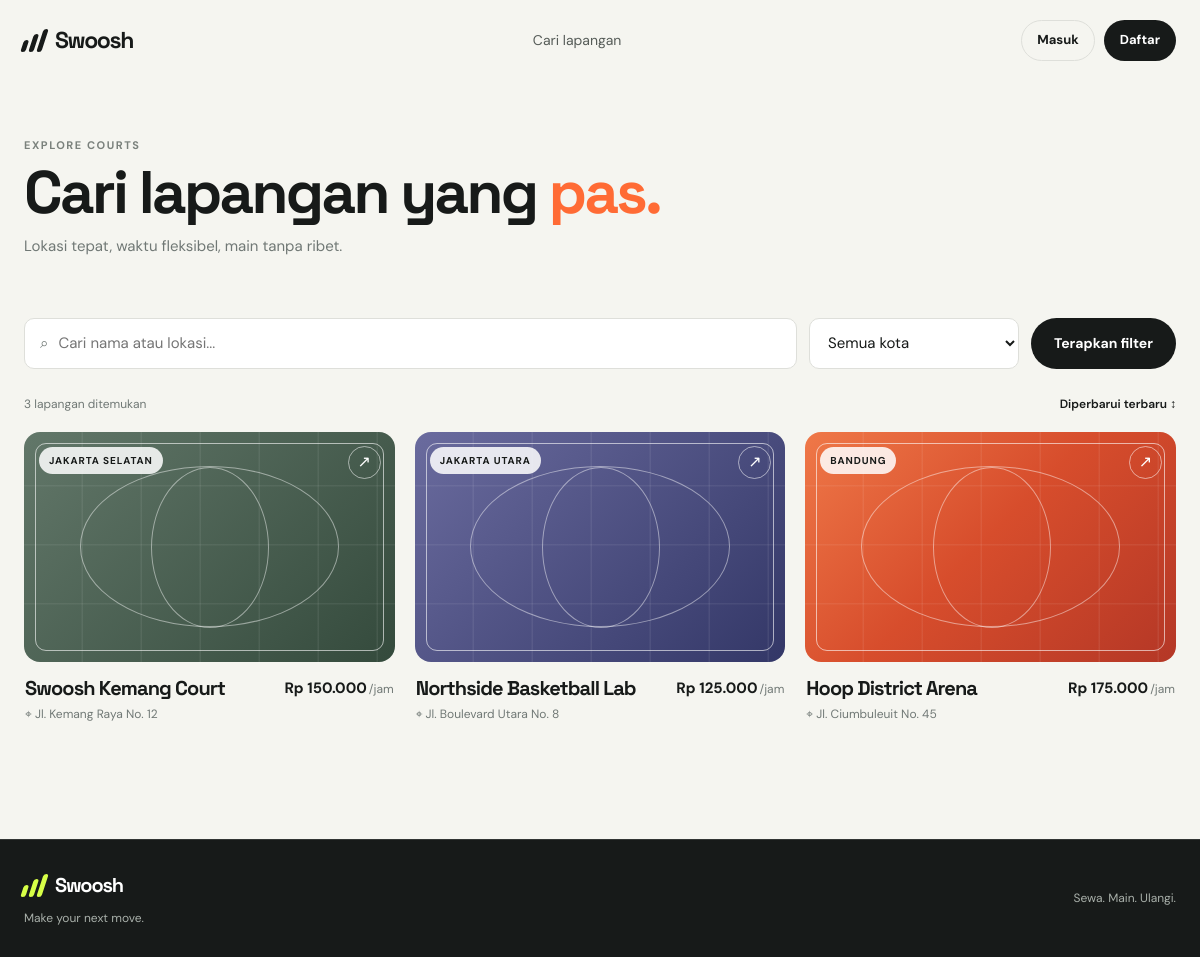
Page /?route=fields on the earlier database version.
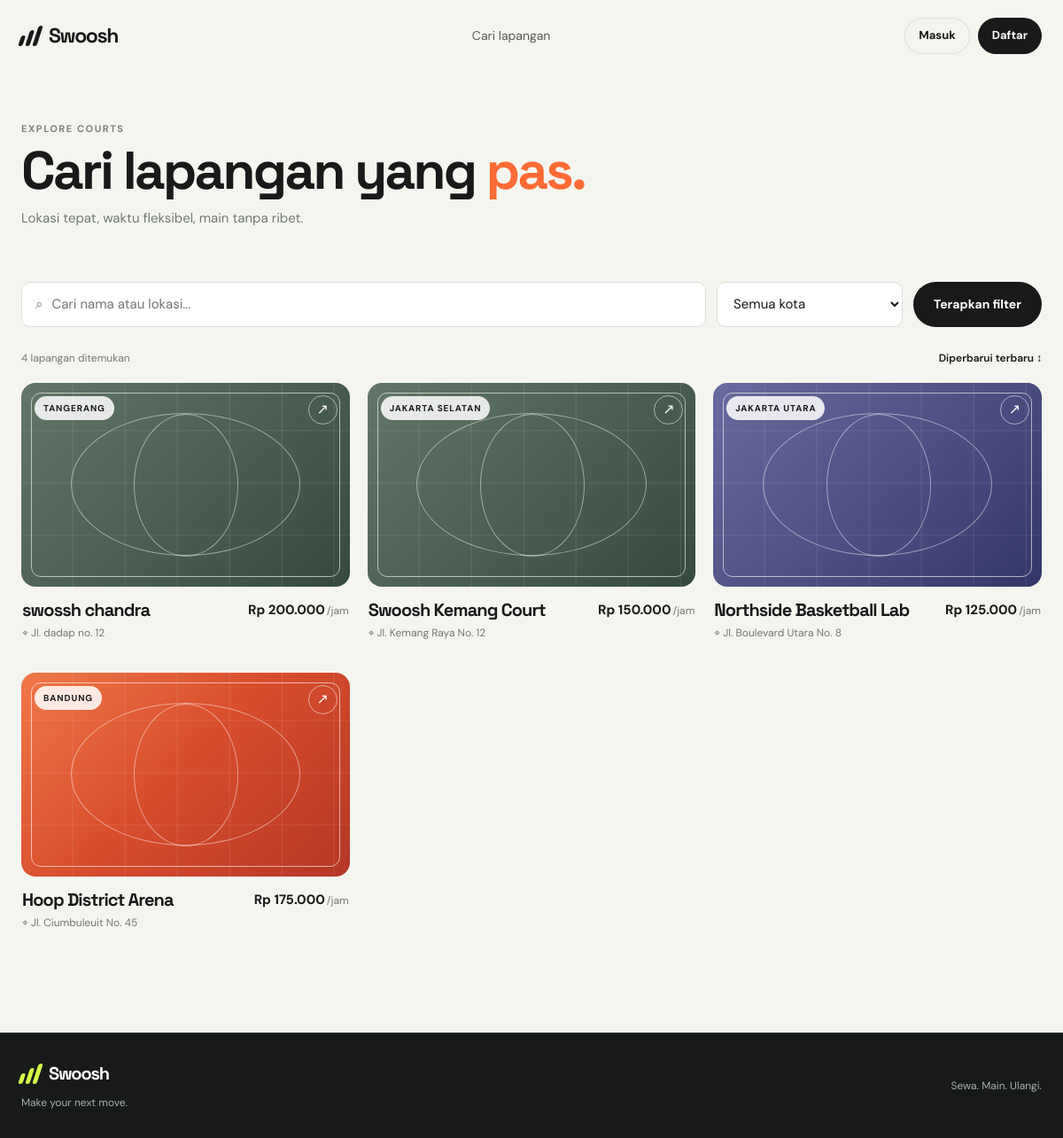
Same page on the later database version.
### tables this page shows
CREATE TABLE `fields` (
  `id` int UNSIGNED NOT NULL,
  `owner_id` int UNSIGNED NOT NULL,
  `name` varchar(160) NOT NULL,
  `description` text,
  `location` varchar(190) NOT NULL,
  `city` varchar(100) NOT NULL,
  `price_per_hour` int UNSIGNED NOT NULL,
  `open_time` time NOT NULL DEFAULT '08:00:00',
  `close_time` time NOT NULL DEFAULT '22:00:00',
  `amenities` varchar(255) DEFAULT NULL,
  `image_url` varchar(500) DEFAULT NULL,
  `is_active` tinyint(1) NOT NULL DEFAULT '1',
  `created_at` timestamp NOT NULL DEFAULT CURRENT_TIMESTAMP,
  `updated_at` timestamp NOT NULL DEFAULT CURRENT_TIMESTAMP ON UPDATE CURRENT_TIMESTAMP
);

### app/core/Controller.php (called while the page is built, shortened)
<?php
abstract class Controller
{
    protected function view(string $view, array $data = []): void
    {
        extract($data);
        require APP_PATH . '/views/' . $view . '.php';
    }
}

### app/controllers/FieldController.php (called while the page is built, shortened)
<?php
final class FieldController extends Controller
{
    public function index(): void
    {
        $model = new Field();
        $this->view('fields/index', [
            'title' => 'Temukan lapangan',
            'fields' => $model->all($_GET),
            'cities' => $model->cities(),
        ]);
    }
}

### public/index.php (called while the page is built, shortened)
<?php
require_once APP_PATH . '/core/bootstrap.php';
$route = trim($_GET['route'] ?? '', '/');
$routes = [
    '' => [HomeController::class, 'index'],
    'dashboard' => [HomeController::class, 'dashboard'],
    'login' => [AuthController::class, 'showLogin'],
    'login/submit' => [AuthController::class, 'login'],
    'register' => [AuthController::class, 'showRegister'],
    'register/submit' => [AuthController::class, 'register'],
    'logout' => [AuthController::class, 'logout'],
    'fields' => [FieldController::class, 'index'],
    'field/show' => [FieldController::class, 'show'],
    'booking/store' => [BookingController::class, 'store'],
    'booking/slots' => [BookingController::class, 'slots'],
    'bookings' => [BookingController::class, 'mine'],
    'calendar' => [BookingController::class, 'calendar'],
    'booking/cancel' => [BookingController::class, 'cancel'],
    'payment/checkout' => [PaymentController::class, 'checkout'],
    'payment/demo-complete' => [PaymentController::class, 'completeDemo'],
    'payment/webhook' => [PaymentController::class, 'webhook'],
    'admin/fields' => [AdminController::class, 'fields'],
    'admin/bookings' => [AdminController::class, 'bookings'],
    'admin/booking/status' => [AdminController::class, 'updateBooking'],
    'admin/fields/create' => [FieldController::class, 'create'],
    'admin/fields/store' => [FieldController::class, 'store'],
    'admin/fields/edit' => [FieldController::class, 'edit'],
    'admin/fields/update' => [FieldController::class, 'update'],
    'admin/fields/delete' => [FieldController::class, 'delete'],
];
[$controllerClass, $method] = $routes[$route];
try {
    (new $controllerClass())->$method();
} catch (Throwable $exception) {
    http_response_code(500);
    if ($exception instanceof PDOException) {
        error_log('Swoosh database error: ' . $exception->getMessage());
        $setupError = databaseSetupMessage($exception);
    } else {
        $setupError = (($_ENV['APP_ENV'] ?? 'local') === 'local')
            ? $exception->getMessage()
            : 'Terjadi kesalahan pada aplikasi.';
    }
    if ($route === 'booking/slots') {
        if (!$exception instanceof PDOException) {
            error_log('Swoosh slot endpoint error: ' . $exception->getMessage());
        }
        header('Content-Type: application/json; charset=utf-8');
        header('Cache-Control: no-store, no-cache, must-revalidate');
        echo json_encode(['error' => $setupError], JSON_UNESCAPED_UNICODE);
        exit;
    }
    require APP_PATH . '/views/errors/500.php';
}

### app/core/Model.php (called while the page is built, shortened)
<?php
abstract class Model
{
    public function __construct()
    {
        $this->db = Database::connection();
    }
}

### app/core/bootstrap.php (called while the page is built, shortened)
<?php
require_once APP_PATH . '/core/helpers.php';
spl_autoload_register(function (string $class): void {
    $directories = [
        APP_PATH . '/core/',
        APP_PATH . '/controllers/',
        APP_PATH . '/models/',
        APP_PATH . '/services/',
    ];
    foreach ($directories as $directory) {
        $file = $directory . $class . '.php';
        if (is_file($file)) {
            return;
        }
    }
});

### app/core/Database.php (called while the page is built, shortened)
<?php
final class Database
{
    private static ?PDO $connection = null;
    public static function connection(): PDO
    {
        $host = $_ENV['DB_HOST'] ?? '127.0.0.1';
        $port = $_ENV['DB_PORT'] ?? '3306';
        $name = $_ENV['DB_NAME'] ?? 'swoosh';
        $user = $_ENV['DB_USER'] ?? 'root';
        $pass = $_ENV['DB_PASS'] ?? '';
        $dsn = "mysql:host={$host};port={$port};dbname={$name};charset=utf8mb4";
        self::$connection = new PDO($dsn, $user, $pass, [
            PDO::ATTR_ERRMODE => PDO::ERRMODE_EXCEPTION,
            PDO::ATTR_DEFAULT_FETCH_MODE => PDO::FETCH_ASSOC,
            PDO::ATTR_EMULATE_PREPARES => false,
        ]);
        return self::$connection;
    }
}

### app/models/Field.php (called while the page is built, shortened)
<?php
final class Field extends Model
{
    public function all(array $filters = []): array
    {
        $where = ['f.is_active = 1'];
        $params = [];
        $sql = 'SELECT f.*, u.name AS owner_name
                FROM fields f JOIN users u ON u.id = f.owner_id
                WHERE ' . implode(' AND ', $where) . ' ORDER BY f.created_at DESC';
        $statement = $this->db->prepare($sql);
        $statement->execute($params);
        return $statement->fetchAll();
    }
}

### app/core/helpers.php (called while the page is built, shortened)
<?php
function e(mixed $value): string
{
    return htmlspecialchars((string) $value, ENT_QUOTES, 'UTF-8');
}
function appBasePath(): string
{
    $scriptPath = str_replace('\\', '/', (string) ($_SERVER['SCRIPT_NAME'] ?? '/index.php'));
    $directory = rtrim(dirname($scriptPath), '/.');
    return $directory === '' ? '' : $directory;
}
function url(string $route = '', array $params = []): string
{
    $query = $route !== '' ? ['route' => ltrim($route, '/')] : [];
    $query = array_merge($query, $params);
    return appBasePath() . ($query ? '/?' . http_build_query($query) : '/');
}
function formatRupiah(int|float $amount): string
{
    return 'Rp ' . number_format((float) $amount, 0, ',', '.');
}

### app/views/fields/index.php (the view, shortened to what the changed rows need)
<?php require APP_PATH . '/views/layouts/header.php'; ?>
<section class="page-head compact">
    <div class="container page-head-inner">
        <div>
            <h1>Cari lapangan yang <em>pas.</em></h1>
        </div>
    </div>
</section>
<section class="section section-light listing-section">
    <div class="container">
        <div class="listing-meta"><span><?= count($fields) ?> lapangan ditemukan</span><span class="sort-label">Diperbarui terbaru ↕</span></div>
        <div class="field-grid field-grid-large">
            <?php foreach ($fields as $field): ?>
                <a class="field-card" href="<?= url('field/show', ['id' => $field['id']]) ?>">
                    <div class="field-image <?= $field['id'] % 3 === 1 ? 'field-image-2' : ($field['id'] % 3 === 2 ? 'field-image-3' : '') ?>">
                        <span class="field-tag"><?= e($field['city']) ?></span>
                        <span class="field-arrow">↗</span>
                        <span class="field-surface-line"></span>
                    </div>
                    <div class="field-info">
                        <div><h3><?= e($field['name']) ?></h3><p>⌖ <?= e($field['location']) ?></p></div>
                        <strong><?= formatRupiah($field['price_per_hour']) ?><small>/jam</small></strong>
                    </div>
                </a>
            <?php endforeach; ?>
        </div>
    </div>
</section>
<?php require APP_PATH . '/views/layouts/footer.php'; ?>

Differences in the rows shown:
added fields: city "TANGERANG", name "swossh chandra", location "Jl. dadap no. 12", price_per_hour "Rp 200.000"
Other differences:
count($fields): "3" → "4"
